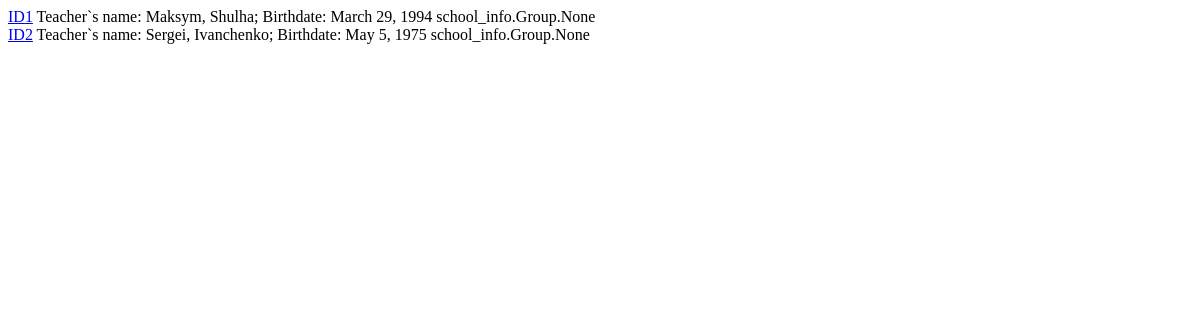
Before: /teachers/ with the older database file.
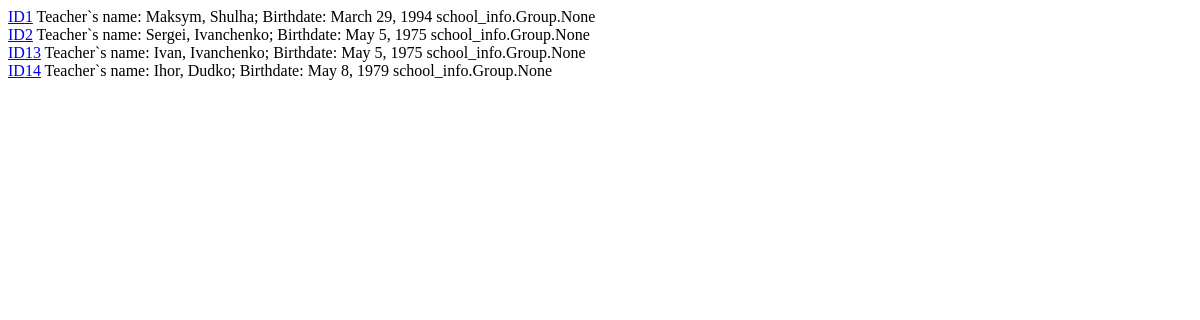
After: the same page with the newer database file.
### school_info/models.py (models this page shows, shortened)
class Teacher(models.Model):
    first_name = models.CharField(max_length=50)
    last_name = models.CharField(max_length=50)
    birth_date = models.DateField()
    groups = models.ManyToManyField(Group, related_name="teacher")

### school_info/views.py (the view)
# urls.py: path("teachers/", teacher_list, name="teacher_list"),
def teacher_list(request):
    teachers = Teacher.objects.all()
    return render(request, "teacher_list.html", {"teachers": teachers})

### templates/teacher_list.html
{% for teacher in teachers %}
    <a href="{% url "teacher_edit" teacher.id %}"> ID{{ teacher.id }}</a>
    Teacher`s name: {{ teacher.first_name }}, {{ teacher.last_name }}; Birthdate: {{ teacher.birth_date }}
    {{ teacher.groups }}<br>
{% endfor %}

Changed rows visible on the page:
added Teacher: id "13", first_name "Ivan", last_name "Ivanchenko", birth_date "May 5, 1975", groups "school_info.Group.None"
added Teacher: id "14", first_name "Ihor", last_name "Dudko", birth_date "May 8, 1979", groups "school_info.Group.None"
